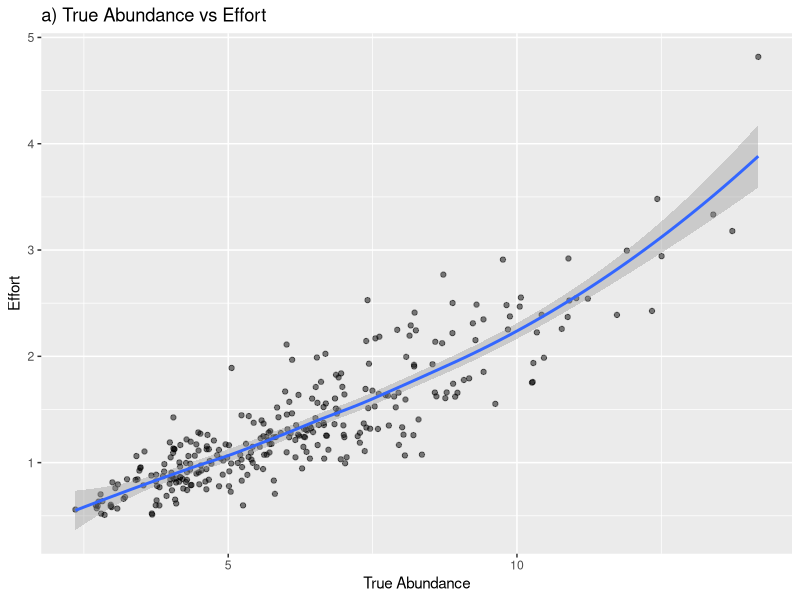
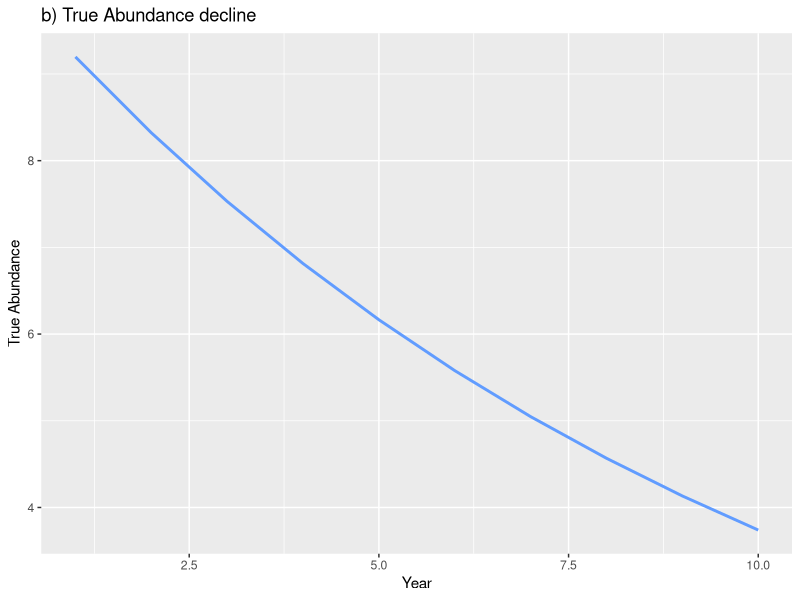
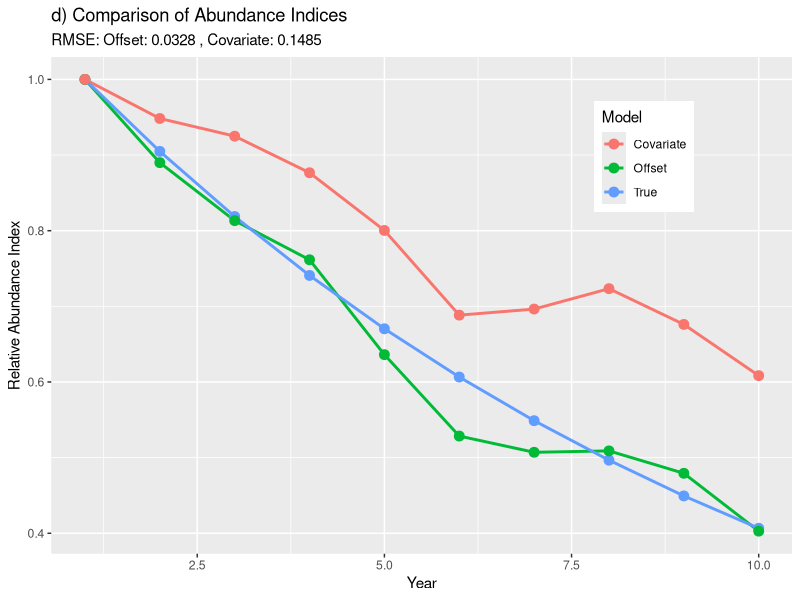
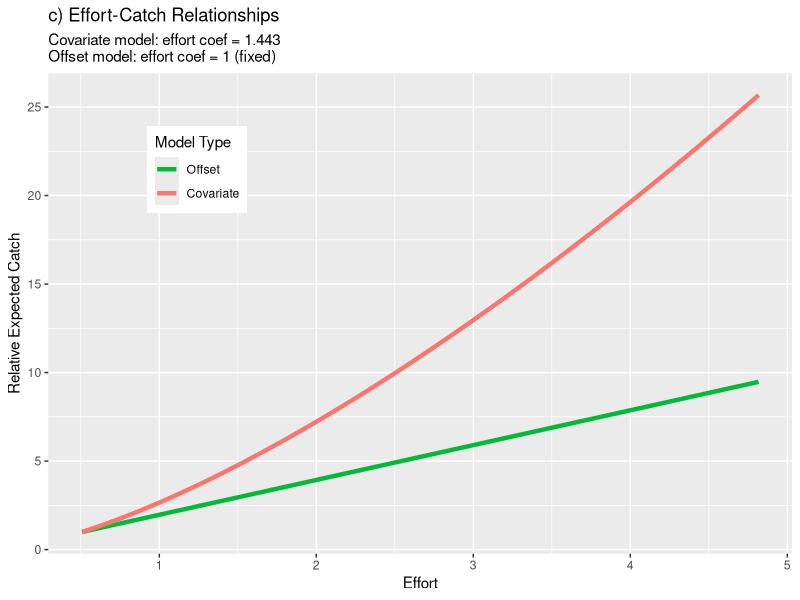
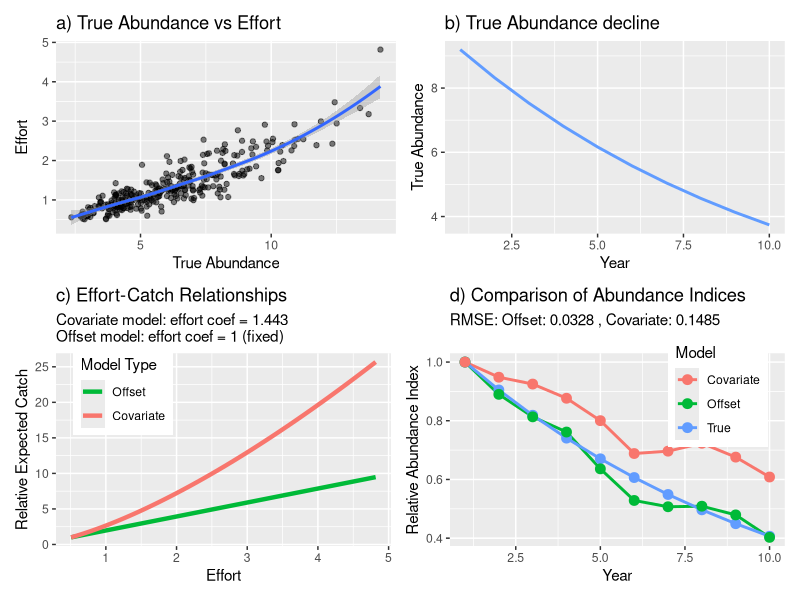

The R source for these figures, in order:
##############################################################
####   Code to generate and evaluate catch data...        ####
####   ... given Site, Temperature, and Effort effects... ####
####   ... to test how to best model Effort in GLMs.      ####
####   J.A.Smith NSW DPI 29/8/25                          ####
##############################################################

## This script generates an example figure showing how when effort
## is endogenous to abundance, this can confound the effort-abundance
## relationship, and bias estimated trends in abundance. This is 
## put in a fisheries context due to the suitability of this context 
## and importance of this for catch rate standardizations.

## Scenario:
## The Effort-Abundance relationship is proportional, but also:
## 1) When fish abundance is higher, catch rates are higher...
## 2) When catch rates are higher, fishers respond by increasing effort...
## 3) This creates a positive correlation between effort and abundance. 
## This means that in the years where abundance is higher, and catch
## rate is higher, we also have higher effort. 

## The outcome of this scenario is that the offset model tracks the
## true abundance trend more closely than the covariate model, because
## the latter attributes some of the abundance trend to the effort term.
## The covariate model "explains away" some of the abundance signal
## through the effort term, which flattens the abundance trend that
## doesn't show the full extent of the decline.

## This simulation result clearly supports the use of offsets
## rather than covariates when:
## The effort-catch relationship is truly proportional (or close to it) &
## Effort allocation responds to catch rates (targeting behavior)


# Load libraries
library(ggplot2)
library(reshape2)
library(patchwork)

set.seed(333)

# Parameters
n_years <- 10
n_locations <- 30  # 'Abundance' is measured at numerous locations
n_observations <- n_years * n_locations

# Create year and location variables
year <- rep(1:n_years, each = n_locations)
location <- rep(1:n_locations, times = n_years)

# True abundance trend (declining)
true_year_effect <- exp(-0.1 * (1:n_years))

# Location effects (random variation by location)
location_effect <- rlnorm(n_locations, meanlog = 0, sdlog = 0.2)

# True abundance for each observation
baseline_abundance <- 10  # Added this factor to increase overall abundance
true_abundance <- baseline_abundance * true_year_effect[year] * location_effect[location]

# Add small random noise to true abundance
abundance_with_noise <- true_abundance * rlnorm(n_observations, meanlog = 0, sdlog = 0.1)

# Catchability coefficient
q <- 0.5  #high enough to avoid too many zeros

# Expected CPUE if effort were constant
expected_cpue <- q * abundance_with_noise

# The feedback loop:
# 1. Base effort (before feedback) - moderate variation
base_effort <- exp(rnorm(n_observations, mean = 0, sd = 0.2))

# 2. Adjust effort based on expected CPUE - strong feedback
# Higher CPUE -> higher effort (clear positive relationship)
effort_response <- function(cpue_values) {
  # create a strong positive relationship between CPUE and effort
  normalized_cpue <- (cpue_values - min(cpue_values)) / 
    (max(cpue_values) - min(cpue_values))
  # Convert to effort multiplier (range ~0.5 to 3)
  multiplier <- 0.5 + 2.5 * normalized_cpue
  return(multiplier)
}

effort_multiplier <- effort_response(expected_cpue)
effort <- base_effort * effort_multiplier

# Generate catch with this effort
expected_catch <- q * abundance_with_noise * effort
catch <- rpois(n_observations, expected_catch)

# Calculate observed CPUE
cpue <- catch / effort

data <- data.frame(
  year = factor(year),
  location = factor(location),
  effort = effort,
  catch = catch,
  cpue = cpue,
  true_abundance = abundance_with_noise,
  true_year_effect = true_year_effect[year] )

# Check for zeros and summarize catches by year
zero_catch_count <- sum(data$catch == 0)
print(paste("Number of zero catches:", zero_catch_count, "out of", n_observations, 
            "observations (", round(100*zero_catch_count/n_observations, 1), "%)"))

catch_by_year <- aggregate(data$catch ~ data$year, FUN=sum)
print("Catch totals by year:")
print(catch_by_year)

# Verify the relationship between abundance and effort
p1 <- ggplot(data, aes(x = true_abundance, y = effort)) +
  geom_point(alpha = 0.5) +
  geom_smooth(method = "loess") +
  labs(title = "a) True Abundance vs Effort",
       x = "True Abundance", 
       y = "Effort")
print(p1)

# Plot the specified time series of abundance
mean_n <- aggregate(true_abundance ~ year, FUN = mean)
p2 <- ggplot(mean_n, aes(x = year, y = true_abundance)) +
  geom_line(linewidth = 1, col = "#619CFF") + 
  labs(title = "b) True Abundance decline",
       x = "Year", 
       y = "True Abundance")
print(p2)


# Fit models
# 1. Effort as offset
m_offset <- glm(catch ~ year + offset(log(effort)), family = quasipoisson, data = data)

# 2. Effort as covariate
m_covariate <- glm(catch ~ year + log(effort), family = quasipoisson, data = data)

# Extract year coefficients
get_abundance_index <- function(model, reference_year = 1) {
  year_coefs <- coef(model)[grep("year", names(coef(model)))]
  # Add reference year (which has coefficient 0)
  year_coefs <- c(0, year_coefs)
  # Convert to abundance index
  abundance_index <- exp(year_coefs)
  # Scale to first year = 1
  abundance_index <- abundance_index / abundance_index[reference_year]
  return(abundance_index)
}

# Get abundance indices
index_offset <- get_abundance_index(m_offset)
index_covariate <- get_abundance_index(m_covariate)

# True index (normalized to year 1)
true_index <- true_year_effect / true_year_effect[1]

# Calculate error metrics
rmse_offset <- sqrt(mean((index_offset - true_index)^2))
rmse_covariate <- sqrt(mean((index_covariate - true_index)^2))

# Print effort coefficient from covariate model
print(paste("Effort coef. in covariate model:", coef(m_covariate)["log(effort)"]))

# Print error metrics
print(paste("RMSE for offset model:", rmse_offset))
print(paste("RMSE for covariate model:", rmse_covariate))

# Plot
years <- 1:n_years
results_df <- data.frame(
  Year = rep(years, 3),
  Model = factor(rep(c("True", "Offset", "Covariate"), each = n_years)),
  Index = c(true_index, index_offset, index_covariate) )

p3 <- ggplot(results_df, aes(x = Year, y = Index, color = Model, group = Model)) +
  geom_line(linewidth = 1) +
  geom_point(size = 3) +
  labs(title = "d) Comparison of Abundance Indices",
       subtitle = paste("RMSE: Offset:", round(rmse_offset, 4), 
                        ", Covariate:", round(rmse_covariate, 4)),
       y = "Relative Abundance Index",
       x = "Year") + 
  theme(legend.position = "inside",
        legend.position.inside = c(0.8,0.8))
print(p3)



## The estimated effort coefficient from the covariate model
effort_coef <- coef(m_covariate)["log(effort)"]

# Sequence of effort values
effort_seq <- seq(min(data$effort), max(data$effort), length.out = 100)

# Set a constant abundance and show the functional form
# of how catch relates to effort under each model

# Calculate expected catch-effort relationships
# For the offset model, catch ~ effort^1
# For the covariate model, catch ~ effort^coefficient
df_relationships <- data.frame(
  effort = effort_seq,
  # Offset model (proportional relationship)
  Offset = effort_seq,
  # Covariate model (estimated relationship)
  Covariate = effort_seq^effort_coef )

# Scale both to start at the same point (for easier comparison)
df_relationships$Offset <- df_relationships$Offset / df_relationships$Offset[1]
df_relationships$Covariate <- df_relationships$Covariate / df_relationships$Covariate[1]

# Reshape and plot
df_long <- melt(df_relationships, id.vars = "effort", 
                variable.name = "relationship", value.name = "relative_catch")

p4 <- ggplot(df_long, aes(x = effort, y = relative_catch, color = relationship)) +
  geom_line(linewidth = 1.5) +
  labs(title = "c) Effort-Catch Relationships",
       subtitle = paste("Covariate model: effort coef =", round(effort_coef, 3),
                        "\nOffset model: effort coef = 1 (fixed)"),
       x = "Effort", 
       y = "Relative Expected Catch",
       color = "Model Type") +
  scale_color_manual(values = c("Offset" = "#00BA38", "Covariate" = "#F8766D")) +
  theme(legend.position = "inside",
        legend.position.inside = c(0.2,0.8))
print(p4)


(p1 + p2) / (p4 + p3)
